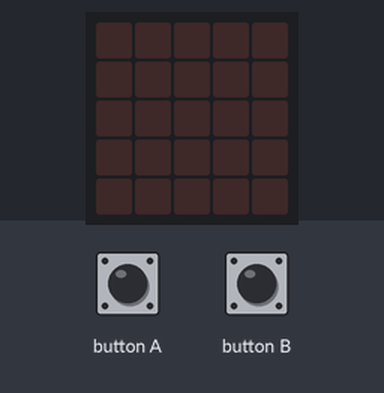
Simulated run of this program. Board: BBC micro:bit running MicroPython. On the bench: the board's 5×5 LED display. The test bench sets the inputs (shaded band). Random numbers come from a fixed seed.

Above: at 1.2 s.
1.3 s: button A pressed for 0.15 s
At 4.14 s:
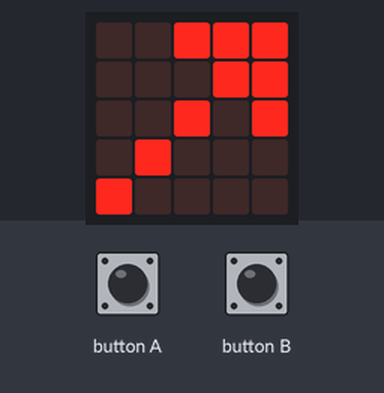
4.3 s: button B pressed for 1 s
At 6.44 s:
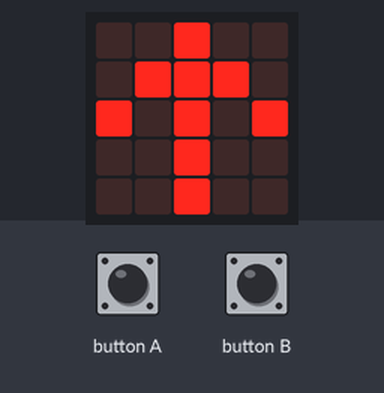
7.3 s: button B pressed for 3.2 s
12.0 s: button A pressed for 1 s
At 15.54 s:
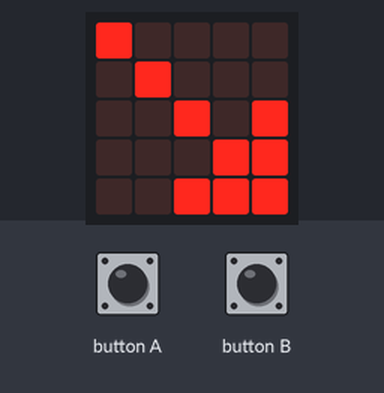

Measured:
- after the input at 1.3 s, the display: first changes at once (image 1 shows a later state)

The program:

Game_Spinner.py
```python
#7.2
#Imports microbit module
from microbit import *

#7.2
#Imports random module
import random

#7.5
#Defines a new function named spin_animation() and it takes in the parameter count
#This parameter controls the amount of loops in the animation, and it is a variable
def spin_animation(count):

    #7.8
    #Creates a variable named delay with integer value 50
    delay = 50

    #7.5
    #Creates a variable named index with the integer value 0
    index = 0

    #7.7
    #Creates a variable named loops with the integer value 0
    loops = 0

    #7.7
    #This while loop executes the indented code block only while the given condition is satisfied
    #In this case, the code will only run when the value of "loops" is less than the value of "count"
    while loops < count:

        #7.7
        #Increments the value of variable loops by 1
        loops = loops + 1

        #7.5
        #Chooses and displays a random image of an arrow from a predefined list
        display.show(Image.ALL_ARROWS[index])

        #7.8
        #Waits for "delay" number of milliseconds
        #In this case, delay is set to 50
        sleep(delay)

        #7.8
        #Increments the value of delay by 5
        delay = delay + 5

        #7.5
        #Increments the value of index by 1
        index = index + 1

        #7.7
        #This if statement only executes the indented code block if the value of "index" is equal to 8
        if index == 8:

            #7.7
            #Sets the value of index to 0
            index = 0

#7.4
#Defines a function named show_random_arrow(), this function takes no parameters.
def show_random_arrow():

    #7.2
    #Generates a random number from 0 to 7
    #Assigns this random integer to variable num
    num = random.randrange(8)

    #7.2
    #Shows an arrow pointing in a random direction
    #This arrow is taken from a predefined list
    display.show(Image.ALL_ARROWS[num])

#7.3
#This is an infinite while loop, it executes the indented code infinitely
while True:

    #7.3
    #This conditional if statement executes the code inside if the function button_a.is_pressed() returns True OR the function button_b.is_pressed() also returns True
    if button_a.is_pressed() or button_b.is_pressed():

        #7.5
        #This calls the function and passes in the parameter 30
        spin_animation(30)

        #7.4
        #Calls the function show_random_arrow()
        show_random_arrow()
```
